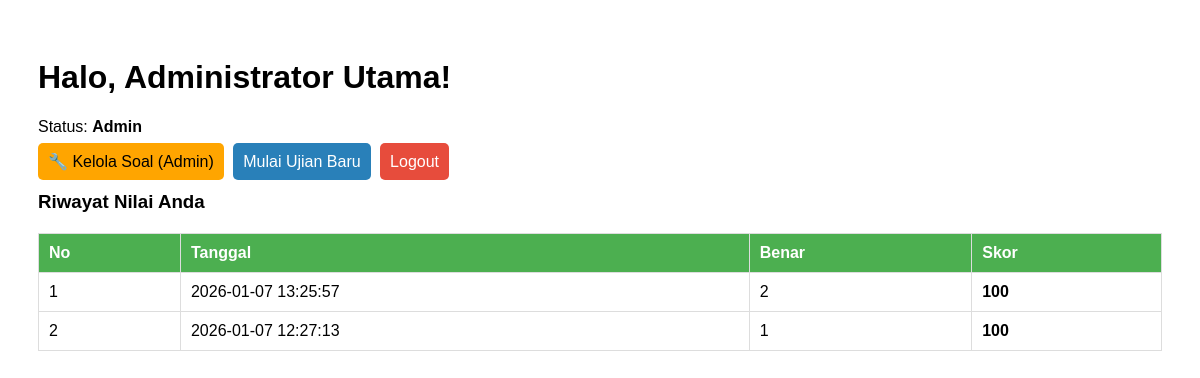
Page /dashboard.php (signed in) on the committed database.
### tables this page shows
CREATE TABLE `nilai` (
  `id_nilai` int(11) NOT NULL,
  `id_user` int(11) NOT NULL,
  `skor` decimal(5,2) DEFAULT NULL,
  `jumlah_benar` int(11) DEFAULT NULL,
  `tanggal_ujian` datetime DEFAULT current_timestamp()
);

### src/Dashboard.php (called while the page is built, shortened)
<?php
class Dashboard {
    private $db;
    public function __construct($db_connection) {
        $this->db = $db_connection;
    }
    public function getRiwayatNilai($id_user) {
        $query = "SELECT * FROM nilai WHERE id_user = :id ORDER BY tanggal_ujian DESC";
        $stmt = $this->db->prepare($query);
        $stmt->bindParam(':id', $id_user);
        $stmt->execute();
        return $stmt->fetchAll(PDO::FETCH_ASSOC);
    }
}
?>

### public/dashboard.php (the view, shortened to what this page needs)
<?php
require_once '../src/Dashboard.php';
$database = new Database();
$db = $database->getConnection();
$dash = new Dashboard($db);
$riwayat = $dash->getRiwayatNilai($_SESSION['user_id']);
?>
<!DOCTYPE html>
<html>
<head>
</head>
<body>
    <h1>Halo, <?= $_SESSION['nama'] ?>!</h1>
    <p>Status: <strong><?= ucfirst($_SESSION['role']) ?></strong></p>
    <div style="margin-bottom: 20px;">
        <?php if ($_SESSION['role'] == 'admin'): ?>
            <a href="admin_soal.php" style="background: orange; color: black; padding: 10px; text-decoration: none; border-radius: 5px;">🔧 Kelola Soal (Admin)</a>
        <?php endif; ?>
        <a href="kerjakan.php" class="btn-ujian">Mulai Ujian Baru</a>
        <a href="logout.php" class="logout">Logout</a>
    </div>
    <h3>Riwayat Nilai Anda</h3>
    <table>
        <thead>
            <tr>
                <th>No</th>
                <th>Tanggal</th>
                <th>Benar</th>
                <th>Skor</th>
            </tr>
        </thead>
        <tbody>
            <?php if (empty($riwayat)): ?>
                <tr><td colspan="4">Belum ada data ujian.</td></tr>
            <?php else: ?>
                <?php foreach ($riwayat as $i => $r): ?>
                <tr>
                    <td><?= $i+1 ?></td>
                    <td><?= $r['tanggal_ujian'] ?></td>
                    <td><?= $r['jumlah_benar'] ?></td>
                    <td><strong><?= number_format($r['skor'], 0) ?></strong></td>
                </tr>
                <?php endforeach; ?>
            <?php endif; ?>
        </tbody>
    </table>
</body>
</html>

### public/dashboard.php (style rules this page uses)
body { font-family: sans-serif; padding: 30px; }
table { width: 100%; border-collapse: collapse; margin-top: 20px; }
th, td { border: 1px solid #ddd; padding: 10px; text-align: left; }
th { background: #4CAF50; color: white; }
.btn-ujian { background: #2980b9; color: white; padding: 10px; text-decoration: none; border-radius: 5px; margin-left: 5px; }
.logout { background: #e74c3c; color: white; padding: 10px; text-decoration: none; border-radius: 5px; margin-left: 5px; }

### rows in the picture
nilai: tanggal_ujian "2026-01-07 13:25:57", jumlah_benar "2", skor "100"
nilai: tanggal_ujian "2026-01-07 12:27:13", jumlah_benar "1", skor "100"

### other values in the picture
$_SESSION['nama'] "Administrator Utama"
$_SESSION['role'] "Admin"
